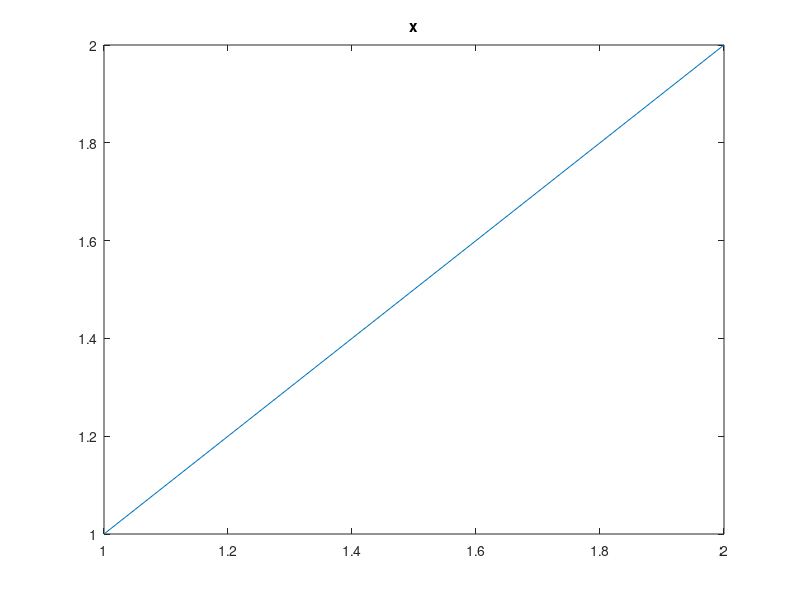

Reproduce this figure in MATLAB.
function ok = can_plot()
%CAN_PLOT  True if figures can be created and printed here (MATLAB normally).
%
%   Headless Octave: text rendering fails ("ft_text_renderer: unable to load
%   appropriate font") when Octave's own font directory is missing, as in the
%   Debian/Ubuntu package without octave fonts. In that case the FreeSans fonts
%   of the system (package fonts-freefont-ttf or -otf) are linked into
%   results/octave_fonts under the names Octave looks for and OCTAVE_FONTS_DIR
%   is pointed there before the first figure is created; the gnuplot toolkit
%   then writes the PNG files (no display needed).
persistent cached
if ~isempty(cached), ok = cached; return; end
ok = false;
if exist('OCTAVE_VERSION', 'builtin') > 0
    octave_fonts();
end
try
    f = figure('Visible', 'off');
    plot(1:2, 1:2);  title('x');
    tmp = [tempname() '.png'];
    print(f, tmp, '-dpng');
    close(f);
    ok = exist(tmp, 'file') == 2;
    if ok, delete(tmp); end
catch
    try, close all; catch, end %#ok<NOCOM>
end
cached = ok;
end

function octave_fonts()
% Octave only: provide FreeSans*.otf if Octave has no font directory of its own.
if ~isempty(getenv('OCTAVE_FONTS_DIR')), return; end
try
    d0 = feval('__octave_config_info__', 'octfontsdir');   % by name: MATLAB cannot parse a leading underscore
catch
    d0 = '';
end
if ~isempty(d0) && exist(fullfile(d0, 'FreeSans.otf'), 'file'), return; end
src = {'/usr/share/fonts/opentype/freefont', '/usr/share/fonts/truetype/freefont', ...
       '/usr/share/fonts/gnu-free', '/usr/share/fonts/TTF', '/usr/share/fonts/OTF'};
ext = {'.otf', '.ttf'};
var = {'', 'Bold', 'Oblique', 'BoldOblique'};
dst = fullfile(fileparts(fileparts(mfilename('fullpath'))), 'results', 'octave_fonts');
for i = 1:numel(src)
    for j = 1:2
        if exist(fullfile(src{i}, ['FreeSans' ext{j}]), 'file')
            if ~exist(dst, 'dir'), mkdir(dst); end
            for k = 1:numel(var)
                s = fullfile(src{i}, ['FreeSans' var{k} ext{j}]);
                t = fullfile(dst, ['FreeSans' var{k} '.otf']);
                if exist(s, 'file') && ~exist(t, 'file')
                    copyfile(s, t);
                end
            end
            setenv('OCTAVE_FONTS_DIR', dst);
            return;
        end
    end
end
end
